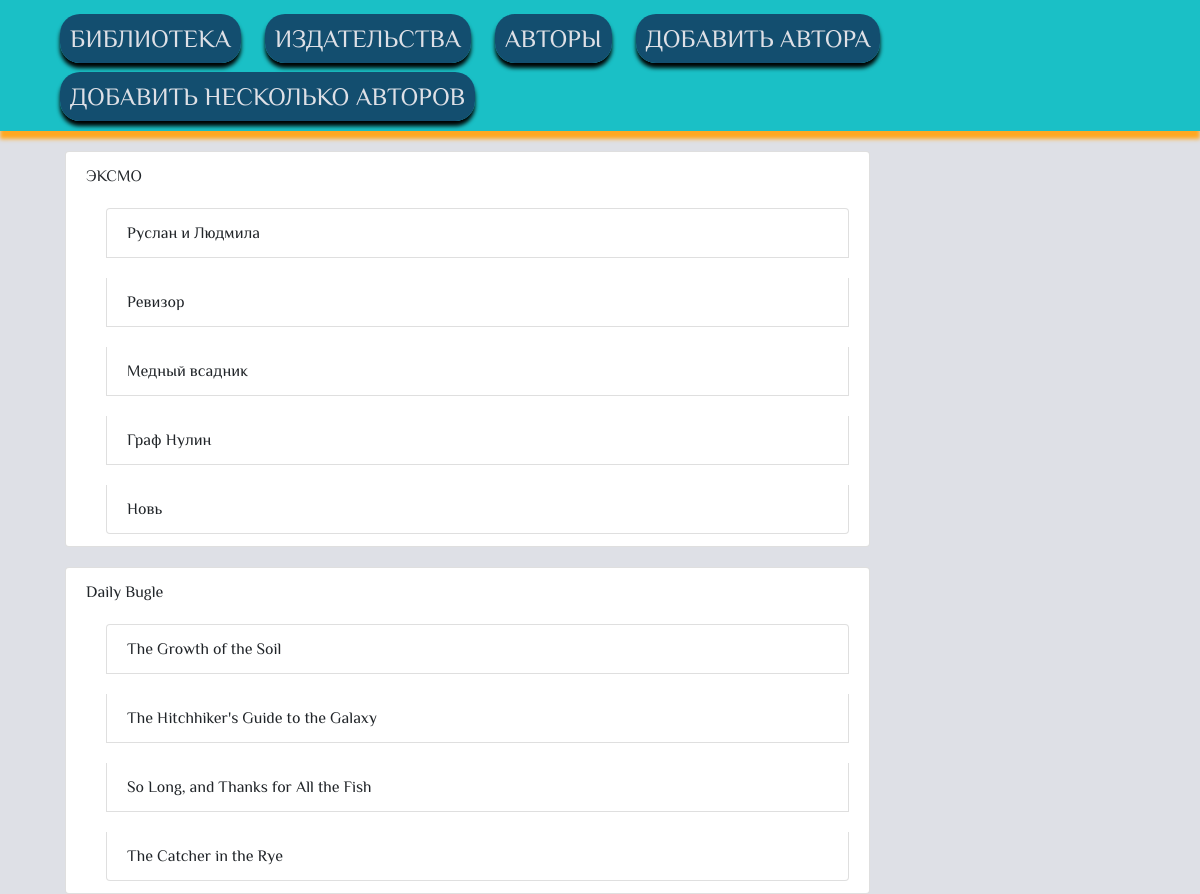
Screenshot of /publishers/ with the database file from the repository.
### p_library/models.py (models this page shows, shortened)
class Publisher(models.Model):
    title=models.CharField(max_length=120)

class Book(models.Model):
    ISBN = models.CharField(max_length=13)
    title = models.TextField()
    description = models.TextField()
    year_release = models.SmallIntegerField()
    author = models.ForeignKey(Author, on_delete=models.CASCADE)
    copy_count = models.SmallIntegerField(default=1)
    price = models.DecimalField(max_digits=8, decimal_places=2)
    image = models.ImageField(upload_to='covers', blank=True)
    full_count = models.BooleanField(default=True)
    publisher = models.ForeignKey('Publisher',
        on_delete=models.CASCADE,
        null=True,
        blank=True,
        related_name='books'
        )
    friends = models.ManyToManyField(Friend, blank=True)

### p_library/views.py (the view)
# urls.py: path('publishers/', views.publishers),
def publishers(request):
    template = loader.get_template('publishers.html')
    publishers = Publisher.objects.all()
    data = {
        "publishers": publishers,
    }
    return HttpResponse(template.render(data, request))

### p_library/templates/publishers.html
{% extends "base.html"%}
{% load static %}
{% block content %}
<body>
    {% for publisher in publishers %}
        <ul class="list-group">
            <li class="list-group-item">
                {{ publisher.title }}
                <ul class="list-group">
                    {% for book in publisher.books.all %}
                        <li class="list-group-item"> {{ book.title }}</li>
                    {% endfor %}
                </ul>
            </li>
        </ul>
    {% endfor %}
</body>
{% endblock %}

### p_library/static/css/blog.css (style rules this page uses)
body { font-family: "Philosopher-Regular"; background-color: #dee0e6; }
li { display: inline-block; margin-left: 20px; margin-top: 20px; list-style-type: none; }

### rows the page displays
Publisher: title "ЭКСМО"
Book: title "Руслан и Людмила"
Book: title "Ревизор"
Book: title "Медный всадник"
Book: title "Граф Нулин"
Book: title "Новь"
Publisher: title "Daily Bugle"
Book: title "The Growth of the Soil"
Book: title "The Hitchhiker's Guide to the Galaxy"
Book: title "So Long, and Thanks for All the Fish"
Book: title "The Catcher in the Rye"
